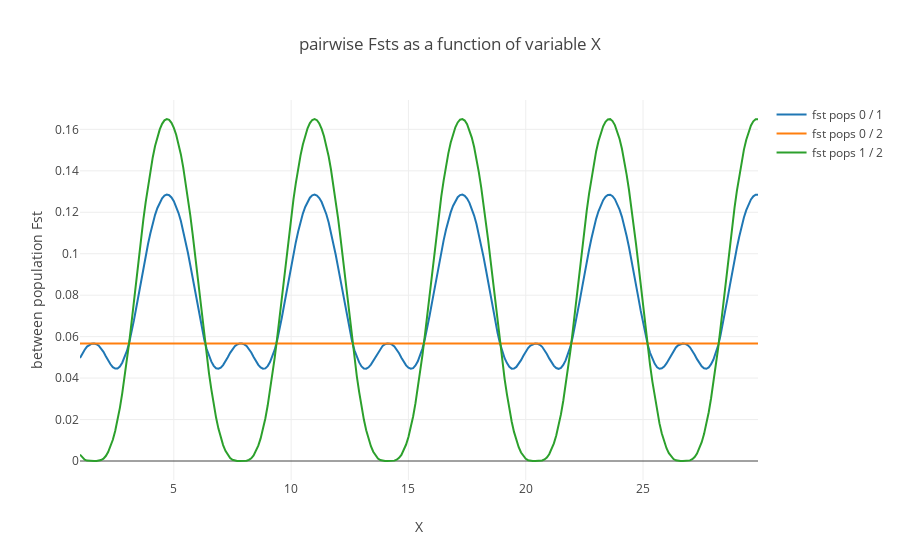

Source (notebook cell):
### Code cell
coords= {z:[x for x in range(len(labels)) if labels[x] == z] for z in list(set(labels))}

fig_data= [go.Scatter(
x= Control[coords[i],0],
y= Control[coords[i],1],
mode= 'lines',
name= 'fst pops {} / {}'.format(i[0],i[1])
) for i in coords.keys()
]

layout = go.Layout(
    title= 'pairwise Fsts as a function of variable X',
    yaxis=dict(
        title='between population Fst'),
    xaxis=dict(
        title='X')
)

fig= go.Figure(data=fig_data, layout=layout)
iplot(fig)

### Figure 1 — Plotly figure (JSON) as saved in the notebook; plotly's stock layout.template omitted (floating-point values rounded to 4 significant figures; data arrays with more than 128 entries replaced by an {"elided": "..."} marker saying what was removed)
{"data": [{"mode": "lines", "name": "fst pops 0 / 1", "type": "scatter", "uid": "1ff8f080-37ec-4ad2-b435-eada707a5edc", "x": {"elided": "290 float values"}, "y": {"elided": "290 float values"}}, {"mode": "lines", "name": "fst pops 0 / 2", "type": "scatter", "uid": "0b30998e-4800-43ab-97db-a9812aa654a2", "x": {"elided": "290 float values"}, "y": {"elided": "290 float values"}}, {"mode": "lines", "name": "fst pops 1 / 2", "type": "scatter", "uid": "bbf7fcd3-2637-40ac-95fe-e4e47fc1fb98", "x": {"elided": "290 float values"}, "y": {"elided": "290 float values"}}], "layout": {"title": "pairwise Fsts as a function of variable X", "xaxis": {"title": "X"}, "yaxis": {"title": "between population Fst"}}}
